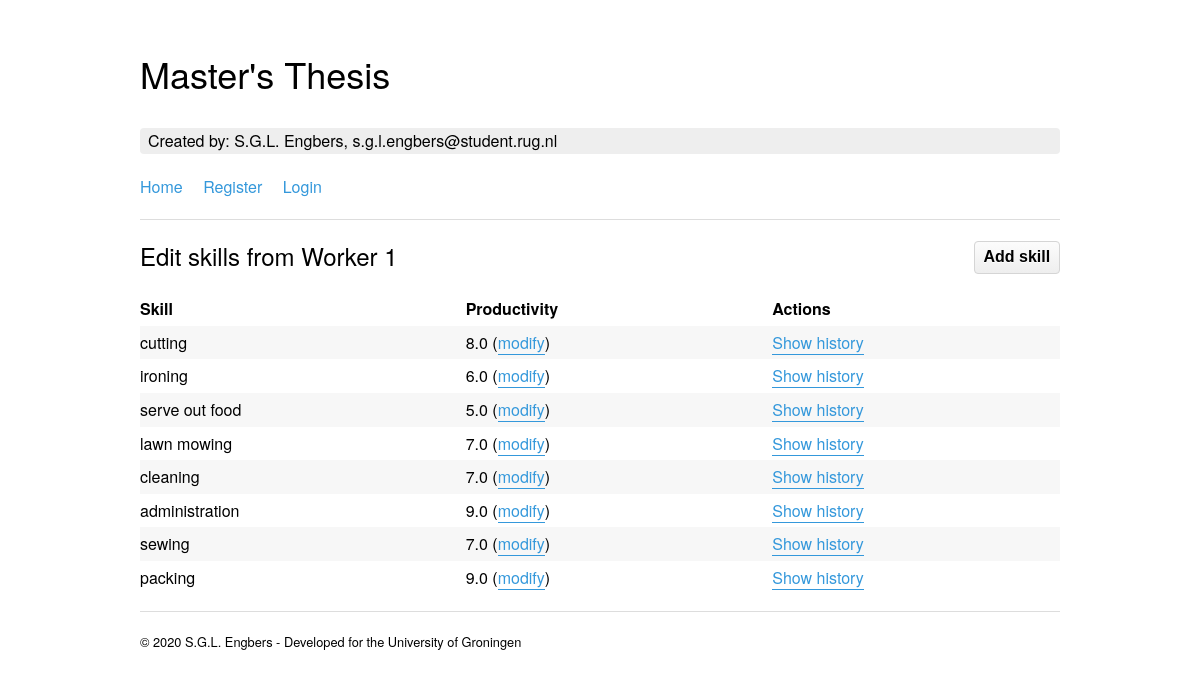
Page /workerskills/1/edit/ on the committed database.
### planning/models.py (models this page shows, shortened)
class Workers(models.Model):
	name = models.CharField(max_length=50)
	preference = models.ForeignKey(Skills, blank=True, null=True, on_delete=models.SET_NULL)
	class Meta: verbose_name_plural = 'Workers'

class WorkerSkills(models.Model):
	date = models.DateField()
	worker = models.ForeignKey(Workers, on_delete=models.CASCADE)
	skill = models.ForeignKey(Skills, on_delete=models.CASCADE)
	productivity = models.FloatField(default=0)
	class Meta:
		verbose_name_plural = 'Worker skills'
		unique_together = ('date', 'worker', 'skill',) # Do not allow for the worker to have the multiple skills simultaneously.

class Skills(models.Model):
	name = models.CharField(max_length=50)
	workplaces = models.IntegerField(default=1)
	gross_profit = models.FloatField(default=0)
	class Meta: verbose_name_plural = 'Skills'
	pass

### planning/views.py (the view)
# urls.py: path('workerskills/<int:pk>/edit/',views.workerskills_edit, name='workerskills_edit'),
def workerskills_edit(request, pk):
    unique_skills = WorkerSkills.objects.filter(worker=pk).order_by().values('skill').distinct()
    workerskills = []
    for unique in unique_skills:
        ws = WorkerSkills.objects.filter(worker=pk).filter(skill=unique['skill']).order_by('-date')[0]
        workerskills.append(ws)
    context = {
        'workerskills': workerskills,
        'worker': Workers.objects.get(id=pk)
    }
    return render(request, 'planning/workers/workerskills_edit.html', context)

### planning/templates/planning/workers/workerskills_edit.html
{% extends "planning/base.html" %}
{% block content %}
<div class="button_overview"><button onclick="location.href='{% url 'workerskills_add' pk=worker.id %}'" type="button">Add skill</button></div>
<h3>Edit skills from {{ worker.name }}</h3>
<table>
	<thead>
		<tr>
			<th>Skill</th>
			<th>Productivity</th>
			<th>Actions</th>
		</tr>
	</thead>
	<tbody>
		{% for workerskill in workerskills %}
		<tr>
			<td>{{ workerskill.skill.name }}</td>
			<td>{{ workerskill.productivity }} (<a href="{% url 'workerskills_modify' pk=worker.id pk_ws=workerskill.skill.id %}">modify</a>)</td>
			<td><a href="{% url 'workerskills_productivity_history' pk=worker.id pk_ws=workerskill.skill.id %}">Show history</a></td>
		</tr>
		{% endfor %}
	</tbody>
</table>
{% endblock content %}

### planning/static/planning/main.css (style rules this page uses)
*,::after,::before { background-repeat:no-repeat;box-sizing:inherit }
::after,::before { text-decoration:inherit;vertical-align:inherit }
html { box-sizing:border-box;cursor:default;-ms-text-size-adjust:100%;-webkit-text-size-adjust:100% }
body { margin:0 }
a { background-color:transparent;-webkit-text-decoration-skip:objects }
table { border-collapse:collapse }
button,input,optgroup,select,textarea { margin:0 }
button,input,select,textarea { background-color:transparent;color:inherit;font-size:inherit;line-height:inherit }
button,input { overflow:visible }
button,select { text-transform:none }
[type=reset],[type=submit],button,html [type=button] { -webkit-appearance:button }
[tabindex],a,area,button,input,label,select,summary,textarea { -ms-touch-action:manipulation;touch-action:manipulation }
html { font-size:62.5%;-webkit-font-kerning:normal;font-kerning:normal;font-synthesis:none;text-rendering:optimizeLegibility }
body { font-family:HelveticaNeue-Light,"Helvetica Neue Light","Helvetica Neue",Helvetica,Arial,"Lucida Grande",sans-serif;font-weight:300;line-height:1.6;font-size:16px;font-size:1.6rem }
h3 { font-weight:300;line-height:1;margin-top:1em;margin-bottom:1em;font-size:24px;font-size:2.4rem }
a { text-decoration:none;color:#3498db;border-bottom:1px solid #3498db }
table { width:100% }
td,th { padding:.25em;text-align:left }
td:first-child,th:first-child { padding-left:0 }
td:last-child,th:last-child { padding-right:0 }
tbody tr:nth-of-type(odd) { background-color:#f7f7f7 }
button { font-weight:700;line-height:1.4;display:inline-block;padding:.25em .55em;cursor:pointer;white-space:nowrap;text-decoration:none;color:inherit;border:1px solid #d5d5d5;border-radius:4px;background-color:#eee;background-image:linear-gradient(#fcfcfc,#eee);background-repeat:no-repeat;text-shadow:0 1px 0 #fff }

### planning/static/planning/additional.css (style rules this page uses)
.button_overview { float: right; margin-top: 5px; }
tr { vertical-align: top; }

### rows in the picture
Workers: name "Worker 1"
WorkerSkills: skill.name "cutting", productivity "8.0"
WorkerSkills: skill.name "ironing", productivity "6.0"
WorkerSkills: skill.name "serve out food", productivity "5.0"
WorkerSkills: skill.name "lawn mowing", productivity "7.0"
WorkerSkills: skill.name "cleaning", productivity "7.0"
WorkerSkills: skill.name "administration", productivity "9.0"
WorkerSkills: skill.name "sewing", productivity "7.0"
WorkerSkills: skill.name "packing", productivity "9.0"
